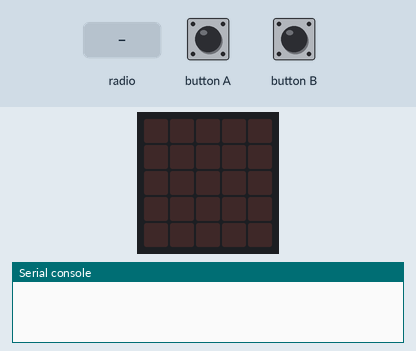
Recording of a program running on a simulated BBC micro:bit (MakeCode). Shown: the board's 5×5 LED display, the last lines printed to the serial console. Inputs (shaded band) come from the test bench. No radio messages arrive unless stated (any console line starting 'radio sent:' is added by the test bench).

Above: at 1.2 s.
1.3 s: radio message "1" arrives
At 2.5 s:
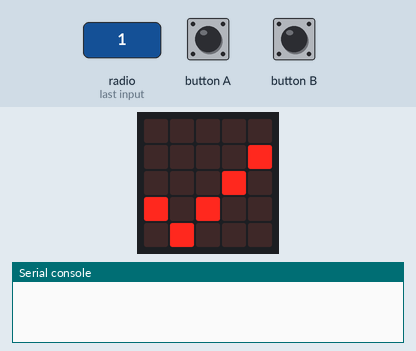
2.8 s: button A pressed for 0.15 s
At 3.3 s:
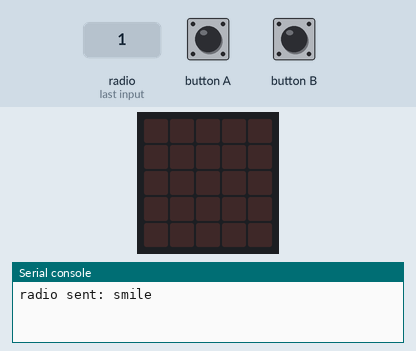
4.4 s: radio message "2" arrives
At 5.0 s:
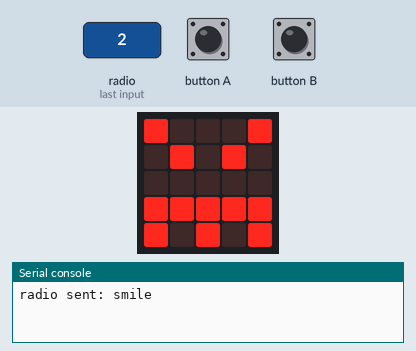
5.9 s: radio message "3" arrives
At 7.1 s:
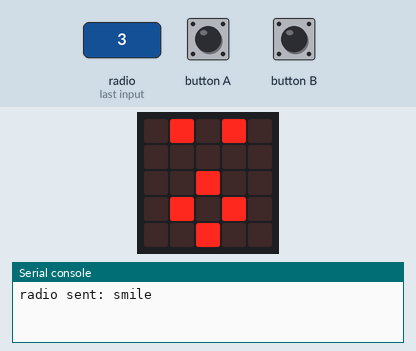
7.4 s: radio message "4" arrives
At 8.5 s:
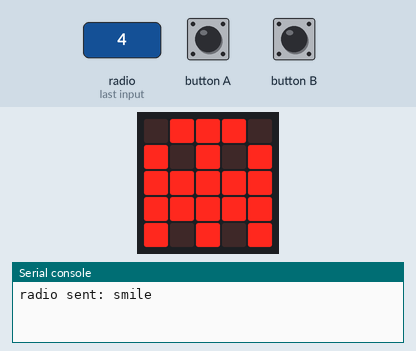
8.9 s: button B pressed for 0.15 s
At 10.3 s:
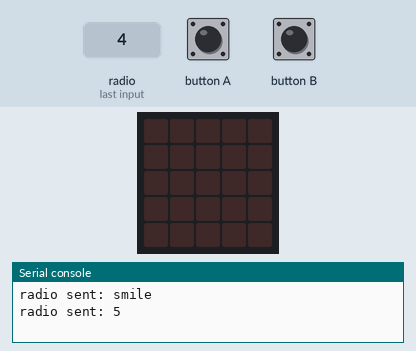
Timing chart, 0 to 11.5 s (numbered marks = the images above; inputs shaded):
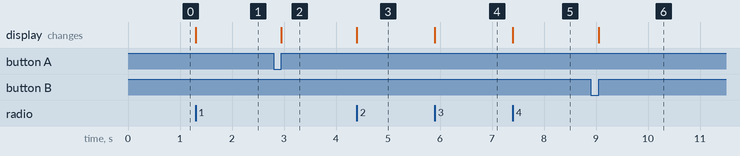

The program:

main.ts
```typescript
radio.onReceivedNumber(function (receivedNumber) {
    if (receivedNumber == 1) {
        basic.showIcon(IconNames.Yes)
    } else if (receivedNumber == 2) {
        basic.showIcon(IconNames.Angry)
    } else if (receivedNumber == 3) {
        basic.showIcon(IconNames.Surprised)
    } else if (receivedNumber == 4) {
        basic.showIcon(IconNames.Ghost)
    }
})
input.onButtonPressed(Button.A, function () {
    basic.clearScreen()
    radio.sendString("smile")
})
input.onButtonPressed(Button.B, function () {
    basic.clearScreen()
    radio.sendString("5")
})
radio.setGroup(127)
```

test.ts
```typescript
// aquí va el archivo "tests"; esto no se compilará cuando este paquete se utilice como una extensión.
```

Measured:
- after the input at 1.3 s, the display: changes at once (image 1)
- after the input at 2.8 s, the display: changes after 0.15 s (image 2)
- after the input at 4.4 s, the display: changes at once (image 3)
- after the input at 5.9 s, the display: changes at once (image 4)
- after the input at 7.4 s, the display: changes at once (image 5)
- after the input at 8.9 s, the display: changes after 0.15 s (image 6)
